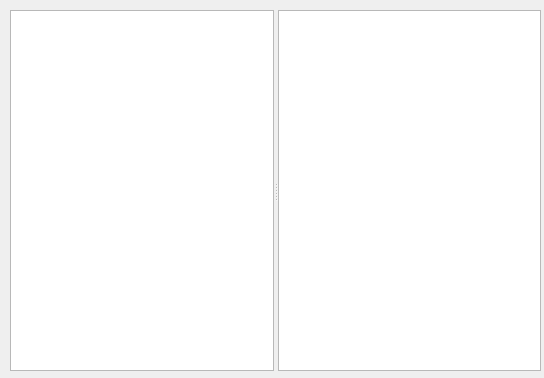
<?xml version="1.0" encoding="UTF-8"?>
<ui version="4.0">
 <class>splitterDialog</class>
 <widget class="QDialog" name="splitterDialog">
  <property name="geometry">
   <rect>
    <x>0</x>
    <y>0</y>
    <width>544</width>
    <height>378</height>
   </rect>
  </property>
  <property name="windowTitle">
   <string>splitterDialog</string>
  </property>
  <widget class="QSplitter" name="splitter">
   <property name="geometry">
    <rect>
     <x>10</x>
     <y>10</y>
     <width>531</width>
     <height>361</height>
    </rect>
   </property>
   <property name="orientation">
    <enum>Qt::Horizontal</enum>
   </property>
   <widget class="QPlainTextEdit" name="plainTextEdit"/>
   <widget class="QPlainTextEdit" name="plainTextEdit_2"/>
  </widget>
 </widget>
 <layoutdefault spacing="6" margin="11"/>
 <resources/>
 <connections/>
</ui>
